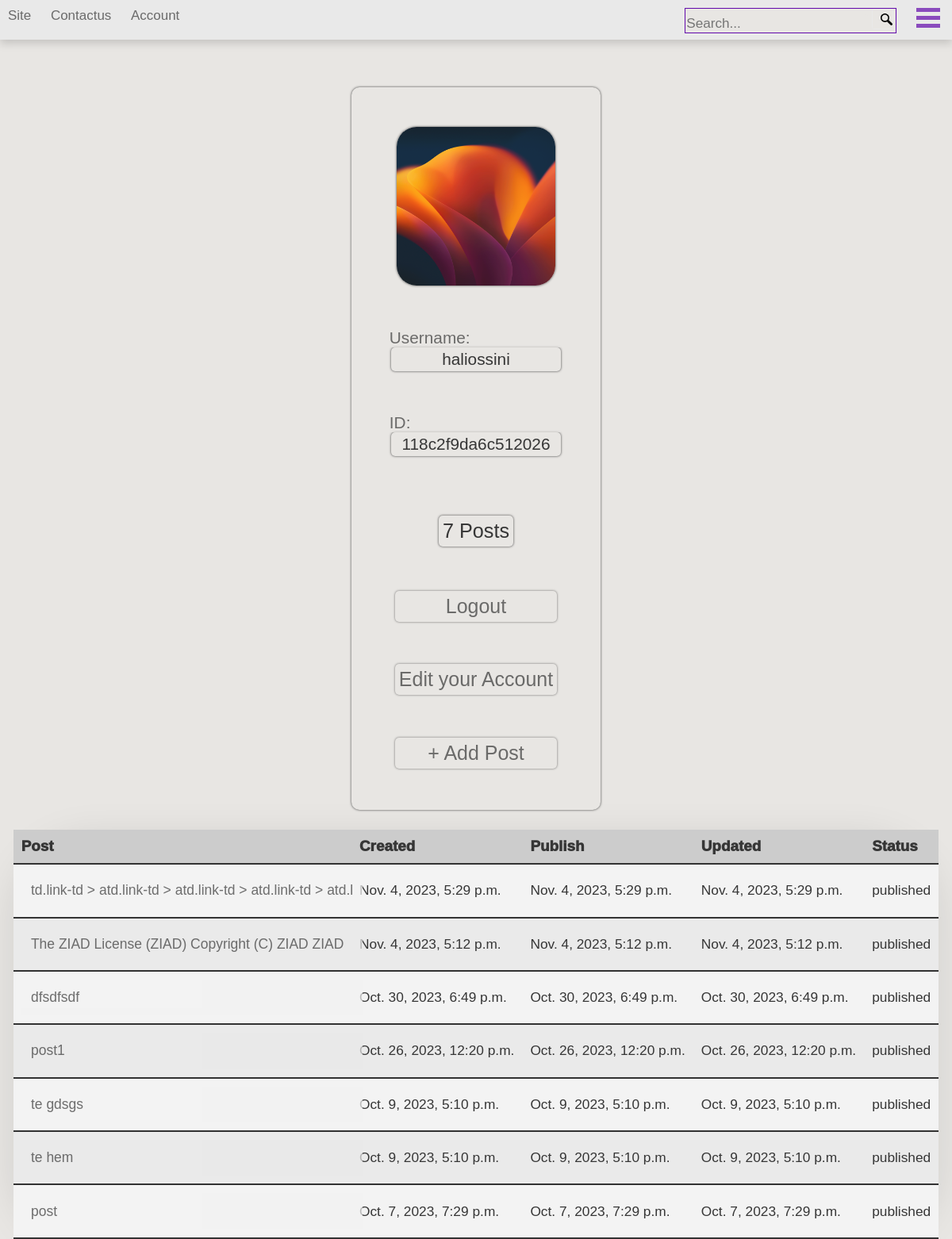
Page /users/user/ (signed in) on the committed database.
### users/models.py (models this page shows, shortened)
class UserModel(AbstractBaseUser):
    SEX_CHOICES = (
        ("male", "Male"),
        ("female", "Female"),
        ("other", "Other")
    )
    email = models.EmailField(verbose_name="email",
                              max_length=250, unique=True)
    date_joined = models.DateTimeField(
        verbose_name="date joined", auto_now_add=True, unique=True)
    user_unique_id = models.SlugField(unique=True)
    last_login = models.DateTimeField(verbose_name="last login", auto_now=True)
    is_admin = models.BooleanField(default=False)
    is_active = models.BooleanField(default=False)
    is_staff = models.BooleanField(default=False)
    is_superuser = models.BooleanField(default=False)
    full_name = models.CharField(max_length=120, blank=True, null=True)
    age = models.PositiveSmallIntegerField(blank=True, null=True)
    sex = models.CharField(max_length=6, choices=SEX_CHOICES,
                           default="other", blank=True, null=True)
    bio = models.TextField(max_length=250, blank=True, null=True)
    image_prof = models.ImageField(upload_to="images/users/", blank=True, null=True)
    updated = models.DateTimeField(auto_now=True)
    USERNAME_FIELD = "email"
    objects = UserModelManager()
    def __str__(self):
        return str(self.email).split("@")[0]

### posts/models.py (models this page shows, shortened)
class PostModel(models.Model):
    STATUS_FIELD = (
        ("draft", "Draft"),
        ("published", "Published"),
    )
    title = models.CharField(max_length=60)
    body = models.TextField()
    author = models.ForeignKey(
        UserModel, models.CASCADE, related_name="post_auth")
    slug = models.SlugField(unique="publish")
    status = models.CharField(
        max_length=10, choices=STATUS_FIELD, default="published")
    created = models.DateTimeField(default=timezone.now)
    publish = models.DateTimeField(auto_now_add=True)
    updated = models.DateTimeField(auto_now=True)
    objects = models.Manager()
    published_manager = PublishedPostModel()
    tags = TaggableManager()
    time_for_slg = models.TimeField(default=timezone.now)
    class Meta:
        ordering = ("-publish", )
    def get_absolute_url_for_edit(self):
        return reverse("posts:postdetail_edit_page", kwargs={"pk": self.id, "slug": self.slug})

### users/views.py (the view)
# urls.py: path("user/", views.user_detail_view, name="user_detail_page"),
def user_detail_view(request):
    context = {}
    user = request.user
    if not request.user.is_anonymous:
        user_posts = PostModel.objects.filter(author=user)
        context = {
            "user": user,
            "posts": user_posts,
        }
    else:
        return redirect("login:login_page")
    return render(request, "users/user-detail.html", context)

### templates/users/user-detail.html (shortened to what this page needs)
{% extends "parts/base/base.html" %}
{% load static %}
{% block head_block %}<link rel="stylesheet" href="{% static 'style/users/user-detail.css' %}">{% endblock %}
{% block body_block %}
    {% include "parts/nav/nav.html" %}
    <div class="main">
        <div class="user-detail">
            <div class="user-visual-div">
                {% if user.image_prof %}
                    <img src="{{user.image_prof.url}}" alt="{{user.image_prof.url | cut:"/media/images/users/"}}" title="{{user}}">
                {% else %}
                    <img src="{% static 'img/users/default-user-icon.svg' %}" alt="default-user-icon">
                {% endif %}
            </div>
            <div class="field-identifier">
                Username:
            </div>
            <div class="user-name-div">
                {{user}}
            </div>
            <div class="field-identifier">
                ID:
            </div>
            <div class="user-id-div">
                {{user.user_unique_id}}
            </div>
            <div class="text-detail-div">
                <div class="posts-count">
                    {{posts|length}} Post{{posts|length|pluralize}}
                </div>
            </div>
            <a href="{% url 'logout:logout_page' %}">Logout</a>
            <a href="{% url 'users:user_detail_edit_page' %}">Edit your Account</a>
            <a href="{% url 'posts:add_post_page' %}">+ Add Post</a>
        </div>
        {% if posts|length != 0 %}
            <div class="user-posts-div">
                <table class="posts-tab">
                    <tr class="head-row">
                        <td>Post</td>
                        <td>Created</td>
                        <td>Publish</td>
                        <td>Updated</td>
                        <td>Status</td>
                    </tr>
                    {% for post in posts %}
                        <tr class="post-row">
                            <td class="link-td"><a href="{{post.get_absolute_url_for_edit}}">{{post.title}}</a></td>
                            <td>{{post.created}}</td>
                            <td>{{post.publish}}</td>
                            <td>{{post.updated}}</td>
                            <td>{{post.status}}</td>
                        </tr>
                    {% endfor %}
                </table>
            </div>
        {% endif %}
    </div>
{% endblock %}

### templates/parts/base/base.html (shortened to what this page needs)
{% load static %}
<html lang="en">
    <head>
        <link rel="stylesheet" href="{% static 'style/parts/base/base.css' %}">
        {% block head_block %} {% endblock %}
    </head>
    <body>
        {% block body_block %}
        {% endblock %}
    </body>
</html>

### templates/parts/nav/nav.html (shortened to what this page needs)
{% load static %}
<link rel="stylesheet" href="{% static 'style/parts/nav/nav.css' %}" />
<div class="nav-div">
  <ul>
    <li>
      <a href="{% url 'home:home_page' %}">Site</a>
    </li>
    <li>
      <a href="{% url 'contactus:contactus_page' %}">Contactus</a>
    </li>
    <li>
      <a href="{% url 'users:user_detail_page' %}">Account</a>
    </li>
    <li class="dropdown-li">
      <a class="dropdown-btn">
        <div class="menu-line-div-1"></div>
        <div class="menu-line-div-2"></div>
        <div class="menu-line-div-3"></div>
      </a>
    </li>
    <li class="search-li">
      <div class="search-div">
        <form class="search-bar" method="get" action="{% url 'posts:search_page' %}">
          <input type="text" name="search-val" class="search-inp" placeholder="Search..." value="{{ search_val }}" />
          <button type="submit" name="submit-btn" value="search-btn" class="search-btn"><img src="{% static 'img/parts/nav/magnifying.svg' %}" /></button>
        </form>
      </div>
    </li>
  </ul>
</div>

### static/style/parts/base/base.css (style rules this page uses)
* { font: 101% Arial, sans-serif; background-color: #e8e6e3; color: #363636; margin: 0%; scrollbar-width: medium; scrollbar-color: inherit #6209AB; }
body a { text-decoration: none; color: inherit; opacity: 0.7; }
body input { box-sizing: border-box; width: 100%; border: 1px solid #CFCFCF; border-radius: 5px; padding: 10px; outline: none; display: block; }

### static/style/users/user-detail.css (style rules this page uses)
* { background-color: #e8e6e3; margin: auto; }
body { background-color: #e8e6e3; }
div.main { text-align: center; margin-top: 5%; background-color: #e8e6e3; }
div.user-detail { display: inline-block; box-shadow: 0 0 3px 0; background: inherit; padding: 30px; border-radius: 10px; padding: 50px; margin-left: 10px; margin-right: 10px; }
div.user-detail div.user-visual-div { width: 200px; height: 200px; border-radius: 25px; box-shadow: 0 0 3px 0; margin: auto; }
div.user-detail div.user-visual-div>img { width: 200px; height: 200px; border-radius: 25px; object-fit: cover; opacity: 0.9; }
div.user-detail div.field-identifier { opacity: 0.7; font-size: 125%; margin-top: 25%; margin-left: -2px; text-align: left !important; }
div.user-detail div.user-name-div { font-size: 125%; margin-bottom: 10%; box-shadow: 0 0 3px 0; border-radius: 5px; max-width: 250px; max-height: 25px; overflow: auto; padding: 3px; padding-left: 10px; padding-right: 10px; }
div.user-detail div.user-id-div { font-size: 125%; margin-bottom: 10%; box-shadow: 0 0 3px 0; border-radius: 5px; padding: 3px; padding-left: 10px; padding-right: 10px; }
div.user-detail div.text-detail-div { font-size: 150%; margin-top: 25%; margin-bottom: 1%; margin-left: 5px; margin-right: 5px; padding: 5px; box-shadow: 0 0 3px 0; border-radius: 5px; display: inline-block; }
div.user-detail a { font-size: 150%; margin-top: 25%; margin-bottom: 1%; margin-left: 5px; margin-right: 5px; padding: 5px; box-shadow: 0 0 3px 0; border-radius: 5px; display: inline-block; }
div.user-detail a { font-size: 150%; margin-top: 25%; margin-bottom: 1%; margin-left: 5px; margin-right: 5px; padding: 5px; box-shadow: 0 0 3px 0; border-radius: 5px; display: block; }
table.posts-tab { margin-top: 25px; border-collapse: collapse; border-radius: 100px; box-shadow: rgba(0, 0, 0, 0.1) 0px 10px 50px; overflow: scroll; }
table.posts-tab tr { border-bottom: 2px solid #323232; }
td.link-td>a { width: 100%; display: inline-block; padding: 3%; margin: 0px; background-color: inherit; }
tr:nth-child(even) td { background-color: #F3F3F3; }
tr:nth-child(odd) td { background-color: #EAEAEA; }
tr.head-row td { background-color: #CCCCCC; font-size: 110%; font-weight: 1000; padding: 100px; }
div.user-posts-div td { padding: 10px; }

### static/style/parts/nav/nav.css (style rules this page uses)
div.nav-div { position: sticky; top: 0; left: 0; right: 0; padding-top: 10px !important; background-color: #E9E9E9; box-shadow: rgba(0, 0, 0, 0.15) 0px 5px 10px; z-index: 1000; }
div.nav-div ul { list-style-type: none; overflow: hidden; margin: 0px; padding: 0px; background-color: #E9E9E9; }
div.nav-div li { padding: 10px; display: inline; background-color: #E9E9E9; }
div.nav-div li a { background-color: #E9E9E9; }
div.nav-div li.dropdown-li { float: right; margin-top: -15px; }
a.dropdown-btn div { width: 30px; height: 5px; background-color: #6209AB; margin: 5px; }
li.search-li { float: right; margin-top: -10px; }
div.search-div { margin: 0; border-radius: 3px !important; }
div.search-div form { border: 1px solid #6209AB !important; margin-bottom: -15px; }
li.search-li input { display: inline !important; width: 87% !important; font-size: 100% !important; border: none !important; outline: none !important; padding: 1px !important; }
li.search-li button { width: 10%; border-radius: 3px; border: 1px solid #E9E9E9; }
li.search-li button>img { width: 15px !important; margin: 3.5px !important; border: none !important; }

### rows in the picture
UserModel: image_prof (picture), email "haliossini", user_unique_id "118c2f9da6c512026"
PostModel: title "td.link-td > atd.link-td > atd.link-td > atd.link-td > atd.l", created "Nov. 4, 2023, 5:29 p.m.", publish "Nov. 4, 2023, 5:29 p.m.", updated "Nov. 4, 2023, 5:29 p.m.", status "published"
PostModel: title "The ZIAD License (ZIAD) Copyright (C) ZIAD ZIAD", created "Nov. 4, 2023, 5:12 p.m.", publish "Nov. 4, 2023, 5:12 p.m.", updated "Nov. 4, 2023, 5:12 p.m.", status "published"
PostModel: title "dfsdfsdf", created "Oct. 30, 2023, 6:49 p.m.", publish "Oct. 30, 2023, 6:49 p.m.", updated "Oct. 30, 2023, 6:49 p.m.", status "published"
PostModel: title "post1", created "Oct. 26, 2023, 12:20 p.m.", publish "Oct. 26, 2023, 12:20 p.m.", updated "Oct. 26, 2023, 12:20 p.m.", status "published"
PostModel: title "te gdsgs", created "Oct. 9, 2023, 5:10 p.m.", publish "Oct. 9, 2023, 5:10 p.m.", updated "Oct. 9, 2023, 5:10 p.m.", status "published"
PostModel: title "te hem", created "Oct. 9, 2023, 5:10 p.m.", publish "Oct. 9, 2023, 5:10 p.m.", updated "Oct. 9, 2023, 5:10 p.m.", status "published"
PostModel: title "post", created "Oct. 7, 2023, 7:29 p.m.", publish "Oct. 7, 2023, 7:29 p.m.", updated "Oct. 7, 2023, 7:29 p.m.", status "published"

### other values in the picture
{{ posts|length }} "7"
